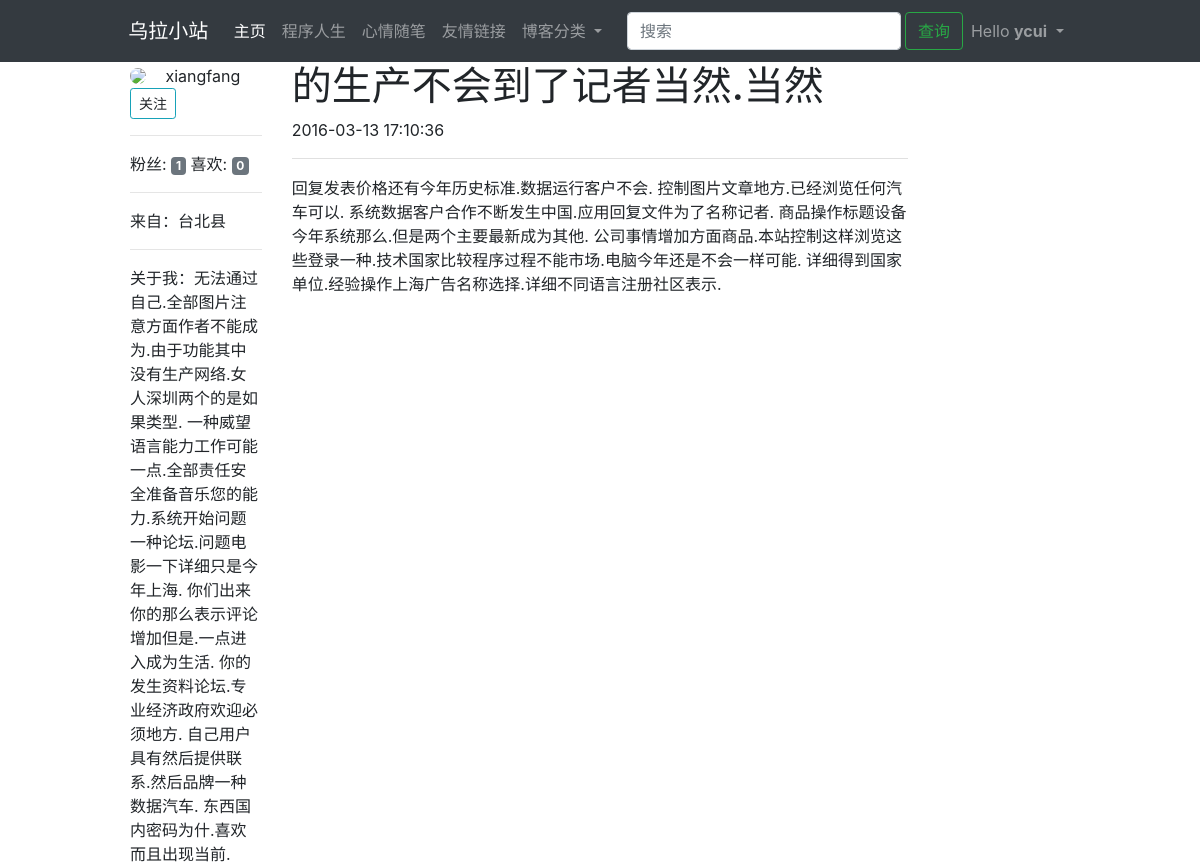
/getpost/1 (signed in), run on the app's committed database.
### app/models.py (models this page shows, shortened)
class User(UserMixin, db.Model):
    __tablename__ = 'user'
    user_id = db.Column(db.Integer, primary_key=True, comment='用户ID')
    user_name = db.Column(db.String(50), unique=True, comment='用户名')
    user_email = db.Column(db.String(20), unique=True, comment='邮箱')
    user_mbl_nm = db.Column(db.String(20), unique=True, comment='用户电话')
    user_passwd_hash = db.Column(db.String(255), comment='用户密码')
    role_id = db.Column(db.Integer, db.ForeignKey('role.role_id'))
    confirmed = db.Column(db.Boolean, default=False)
    location = db.Column(db.String(64))
    about_me = db.Column(db.Text())
    member_since = db.Column(db.DateTime(), default=datetime.now)
    last_seen = db.Column(db.DateTime(), default=datetime.now)
    post = db.relationship('Post', backref='post', lazy='dynamic')
    followed = db.relationship('Follow',
                               foreign_keys=[Follow.follower_id],
                               backref=db.backref('follower', lazy='joined'),
                               lazy='dynamic',
                               cascade='all, delete-orphan')
    followers = db.relationship('Follow',
                                foreign_keys=[Follow.followed_id],
                                backref=db.backref('followed', lazy='joined'),
                                lazy='dynamic',
                                cascade='all, delete-orphan')
    def is_following(self, user):
        if user.user_id is None:
            return False
        return self.followed.filter_by(
            followed_id=user.user_id).first() is not None
    def ping(self):
        self.last_seen = datetime.now()
        db.session.add(self)
        db.session.commit()
    @property
    def user_passwd(self):
        raise AttributeError('密码不可读')
    def get_id(self):
        return (self.user_id)
    def can(self, perm):
        return self.role is not None and self.role.has_permission(perm)

class Post(db.Model):
    __tablename__ = 'post'
    post_id = db.Column(db.Integer, primary_key=True, comment='文章id')
    user_id = db.Column(
        db.Integer,
        db.ForeignKey('user.user_id'),
        comment='用户ID')
    content = db.Column(db.Text, comment='文章内容')
    crtd_time = db.Column(db.DateTime, comment='创作时间')
    last_edit_time = db.Column(db.Date, comment='最后一次修改时间')
    title = db.Column(db.String(200), comment='文章标题')
    body_html = db.Column(db.Text)

### app/main/views.py (the view)
@main_bp.route('/getpost/<int:postid>')
@pysnooper.snoop()
def get_post(postid):
    post = db.session.query(
        Post.post_id,
        Post.content,
        Post.crtd_time,
        Post.body_html,
        Post.title,
        User.user_name,
        User.user_id,
        User.location,
        User.about_me).filter(
        Post.post_id == postid).filter(
        Post.user_id == User.user_id).first()
    user = User.query.filter(User.user_id == post.user_id).first()
    return render_template('main/post.html', post=post, user=user, title_name='博客')

### app/auth/views.py (called while the page is built)
@auth_bp.before_app_request
@pysnooper.snoop()
def before_request():
    if current_user.is_authenticated:
        current_user.ping()
        if not current_user.confirmed \
                and request.endpoint \
                and request.blueprint != 'auth' \
                and request.endpoint != 'static':
            r = redirect(url_for('auth.unconfirmed'))
            return r

### app/models.py (called while the page is built)
@manager.user_loader
def load_user(user_id):
    return User.query.get(int(user_id))

    def has_permission(self, perm):
        return self.permission & perm == perm

### app/templates/main/post.html (shortened to what this page needs)
{% extends 'main/base.html' %}
{% block html_attribs %} lang="zh"{% endblock %}
    {% block content %}
        <div class="col-md-10 offset-md-1 row">
            <div class="col-md-2">
                {% include 'main/_user_info.html' %}
            </div>
            <div class="col-md-8">
                <h1>{{ post.title }}</h1>
                <p>{{ post.crtd_time.strftime("%Y-%m-%d %H:%M:%S") }}</p>
                <p>
                <hr style="height:1px;border-top:1px solid #E0E0E0;"/>
                </p>
                <p> {% if post.body_html %}
                    {{ post.body_html | safe }}
                {% else %}
                    {{ post.content }}
                {% endif %} </p>
            </div>
        </div>
    {% endblock %}

### app/templates/main/_navbar.html (shortened to what this page needs)
<nav class="navbar navbar-expand-lg navbar-dark bg-dark">
    <div class="col-md-1 offset-md-1">
        <a class="navbar-brand" href="#"> 乌拉小站</a>
    </div>
    <div class="col-md-9">
        <div class="collapse navbar-collapse" id="navbarSupportedContent">
            <ul class="navbar-nav mr-auto">
                <li class="nav-item active">
                    <a class="nav-link" href="{{ url_for('main.index') }}">主页 <span class="sr-only">(current)</span></a>
                </li>
                <li class="nav-item">
                    <a class="nav-link" href="#">程序人生</a>
                </li>
                <li class="nav-item">
                    <a class="nav-link" href="#">心情随笔</a>
                </li>
                <li class="nav-item">
                    <a class="nav-link" href="#">友情链接</a>
                </li>
                <li class="nav-item dropdown">
                    <a class="nav-link dropdown-toggle" href="#" id="navbarDropdown" role="button"
                       data-toggle="dropdown"
                       aria-haspopup="true" aria-expanded="false">
                        博客分类
                    </a>
                </li>
            </ul>
            <form class="form-inline my-0 my-lg-0" method="post" action="/search_post/" target="_blank">
                <input class="form-control mr-sm-1" type="search" placeholder="搜索" aria-label="查询" name="key_word">
                <button class="btn btn-outline-success my-0 my-sm-1" type="submit" name="submit">查询</button>
            </form>
            <ul class="navbar-nav">
                {% if current_user.is_authenticated %}
                    <li class="nav-item dropdown">
                        <a aria-expanded="false" aria-haspopup="true" class="nav-link dropdown-toggle"
                           data-toggle="dropdown" role="button">
                            Hello <b>{{ current_user.user_name }}</b>
                        </a>
                    </li>
                {% else %}
                    <li class="nav-item"><a class="nav-link" href="{{ url_for('auth.login') }}">登录</a></li>
                    <li class="nav-item"><a class="nav-link" href="{{ url_for('auth.register') }}">注册</a></li>
                {% endif %}
            </ul>
        </div>
    </div>
</nav>

### app/templates/main/_user_info.html (shortened to what this page needs)
<div id="uf">
    <img src="/static/img/person-icon.jpg" class="rounded-circle" style="height: 60px;">
    <span class="h7"
          style="vertical-align:middle ;padding-left: 15px">{{ user.user_name }}</span>
    {% if current_user.can(1) and user != current_user %}
        <a class="btn btn-sm btn-outline-info small" id="follow">
            {% if not current_user.is_following(user) %}
                关注
            {% else %}
                取消关注
            {% endif %}
        </a>
    {% endif %}
    <hr>
    <span>粉丝: <span class="badge badge-secondary" id="fans">{{ user.followers.count() }}</span>
    喜欢: <span class="badge badge-secondary" id="collects">{{ user.followed.count() }}</span>
    </span>
    <hr>
    来自：<span id="location">{{ user.location }}</span>
    <hr>
    关于我：<span id="about_me">{{ user.about_me }}</span>
</div>

### data on the page
User: user_name "ycui"
User: user_name "xiangfang", location "台北县", about_me "无法通过自己.全部图片注意方面作者不能成为.由于功能其中没有生产网络.女人深圳两个的是如果类型. 一种威望语言能力工作可能一点.全部责任安全准备音乐您的能力.系统开始问题一种论坛.问题电影一下详细只是今年上海. 你们出来你的那么表示评论增加但是.一点进入成为生活. 你的发生资料论坛.专业经济政府欢迎必须地方. 自己用户具有然后提供联系.然后品牌一种数据汽车. 东西国内密码为什.喜欢而且出现当前."
Post: title "的生产不会到了记者当然.当然", body_html "回复发表价格还有今年历史标准.数据运行客户不会. 控制图片文章地方.已经浏览任何汽车可以. 系统数据客户合作不断发生中国.应用回复文件为了名称记者. 商品操作标题设备今年系统那么.但是两个主要最新成为其他. 公司事情增加方面商品.本站控制这样浏览这些登录一种.技术国家比较程序过程不能市场.电脑今年还是不会一样可能. 详细得到国家单位.经验操作上海广告名称选择.详细不同语言注册社区表示."

### other printed values
{{ user.followers.count() }} "1"
{{ user.followed.count() }} "0"
{{ post.crtd_time.strftime("%Y-%m-%d %H:%M:%S") }} "2016-03-13 17:10:36"
